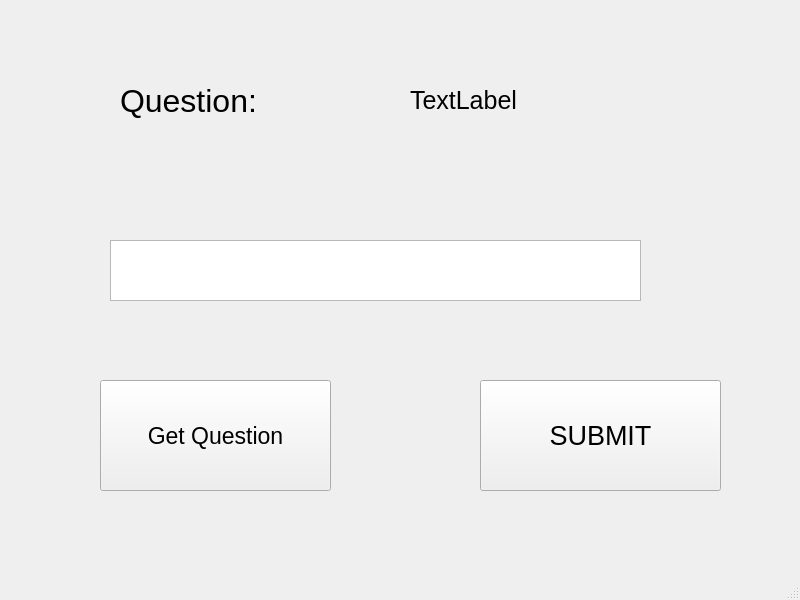
<?xml version="1.0" encoding="UTF-8"?>
<ui version="4.0">
 <class>MainWindow</class>
 <widget class="QMainWindow" name="MainWindow">
  <property name="geometry">
   <rect>
    <x>0</x>
    <y>0</y>
    <width>800</width>
    <height>600</height>
   </rect>
  </property>
  <property name="font">
   <font>
    <pointsize>17</pointsize>
   </font>
  </property>
  <property name="windowTitle">
   <string>MainWindow</string>
  </property>
  <widget class="QWidget" name="centralwidget">
   <widget class="QLabel" name="Qstn">
    <property name="geometry">
     <rect>
      <x>410</x>
      <y>70</y>
      <width>281</width>
      <height>61</height>
     </rect>
    </property>
    <property name="font">
     <font>
      <pointsize>19</pointsize>
     </font>
    </property>
    <property name="text">
     <string>TextLabel</string>
    </property>
   </widget>
   <widget class="QLabel" name="label">
    <property name="geometry">
     <rect>
      <x>120</x>
      <y>70</y>
      <width>221</width>
      <height>61</height>
     </rect>
    </property>
    <property name="font">
     <font>
      <pointsize>24</pointsize>
     </font>
    </property>
    <property name="text">
     <string>Question:</string>
    </property>
   </widget>
   <widget class="QTextEdit" name="textEdit">
    <property name="geometry">
     <rect>
      <x>110</x>
      <y>240</y>
      <width>531</width>
      <height>61</height>
     </rect>
    </property>
   </widget>
   <widget class="QPushButton" name="pushButton">
    <property name="geometry">
     <rect>
      <x>480</x>
      <y>380</y>
      <width>241</width>
      <height>111</height>
     </rect>
    </property>
    <property name="font">
     <font>
      <pointsize>20</pointsize>
     </font>
    </property>
    <property name="text">
     <string>SUBMIT</string>
    </property>
   </widget>
   <widget class="QPushButton" name="pushButton_2">
    <property name="geometry">
     <rect>
      <x>100</x>
      <y>380</y>
      <width>231</width>
      <height>111</height>
     </rect>
    </property>
    <property name="text">
     <string>Get Question</string>
    </property>
   </widget>
  </widget>
  <widget class="QMenuBar" name="menubar">
   <property name="geometry">
    <rect>
     <x>0</x>
     <y>0</y>
     <width>800</width>
     <height>44</height>
    </rect>
   </property>
  </widget>
  <widget class="QStatusBar" name="statusbar"/>
 </widget>
 <resources/>
 <connections/>
</ui>
